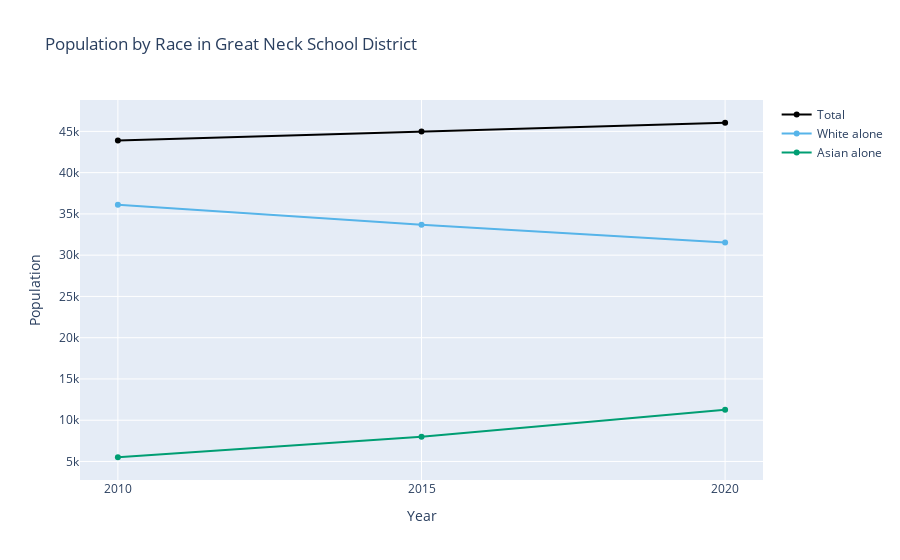

Write notebook code for a chart like this one.
### Code cell
df = df[["Total", "White alone", "Asian alone", "Year"]]
graph_multiyear(
    df=df,
    title="Population by Race in Great Neck School District",
    yaxis_title="Population",
)

### Figure 1 — Plotly figure (JSON) as saved in the notebook; plotly's stock layout.template omitted (floating-point values rounded to 4 significant figures)
{"data": [{"hovertemplate": "Year: %{x}<br>Total: %{y:,}<extra></extra>", "line": {"color": "black"}, "mode": "lines+markers", "name": "Total", "type": "scatter", "x": [2010, 2015, 2020], "y": [43899, 44975, 46046]}, {"hovertemplate": "Year: %{x}<br>White alone: %{y:,}<extra></extra>", "line": {"color": "#56B4E9"}, "mode": "lines+markers", "name": "White alone", "type": "scatter", "x": [2010, 2015, 2020], "y": [36109, 33688, 31521]}, {"hovertemplate": "Year: %{x}<br>Asian alone: %{y:,}<extra></extra>", "line": {"color": "#009E73"}, "mode": "lines+markers", "name": "Asian alone", "type": "scatter", "x": [2010, 2015, 2020], "y": [5513, 7993, 11271]}], "layout": {"title": {"text": "Population by Race in Great Neck School District"}, "xaxis": {"tickmode": "array", "ticktext": ["2010", "2015", "2020"], "tickvals": [2010, 2015, 2020], "title": {"text": "Year"}}, "yaxis": {"title": {"text": "Population"}}}}
